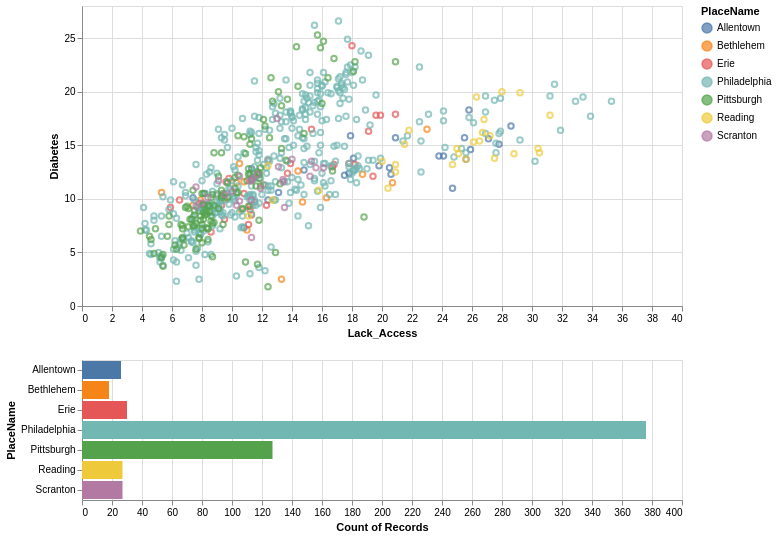

Describe this chart as a Vega-Lite specification.
### Vega-Lite specification from a JSON file in a GitHub repository (floating-point values rounded to 4 significant figures; data arrays with more than 128 entries replaced by an {"elided": "..."} marker saying what was removed)
{"config": {"view": {"continuousWidth": 400, "continuousHeight": 300}}, "vconcat": [{"mark": "point", "encoding": {"color": {"condition": {"type": "nominal", "field": "PlaceName", "selection": "selector083"}, "value": "lightgray"}, "x": {"type": "quantitative", "field": "Lack_Access", "scale": {"zero": false}}, "y": {"type": "quantitative", "field": "Diabetes", "scale": {"zero": false}}}, "selection": {"selector083": {"type": "interval"}}, "width": 600}, {"mark": "bar", "encoding": {"color": {"type": "nominal", "field": "PlaceName"}, "x": {"type": "quantitative", "aggregate": "count", "field": "PlaceName"}, "y": {"type": "nominal", "field": "PlaceName"}}, "transform": [{"filter": {"selection": "selector083"}}], "width": 600}], "data": {"name": "data-c86d580591e40072db8e203793a5d621"}, "$schema": "https://vega.github.io/schema/vega-lite/v4.8.1.json", "datasets": {"data-c86d580591e40072db8e203793a5d621": {"elided": "631 records"}}}
